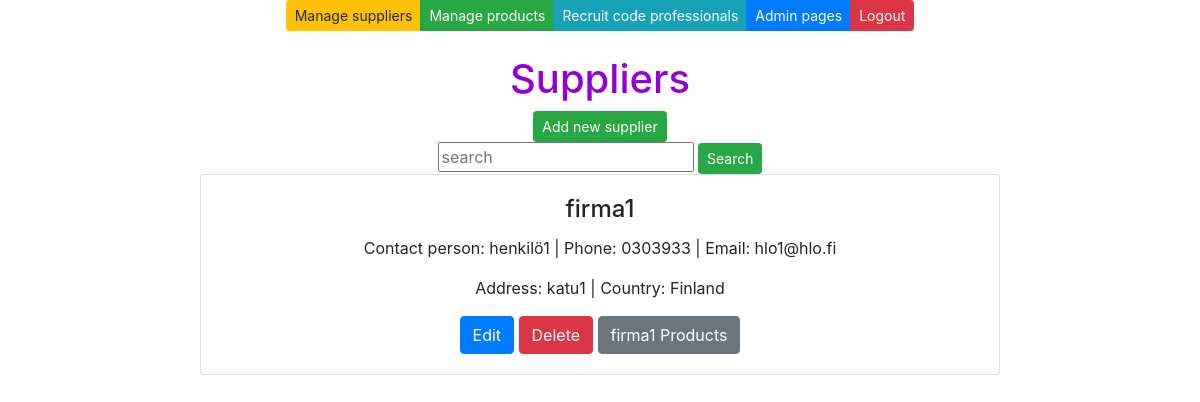
/suppliers/ (signed in), run on an earlier commit of the app's database.
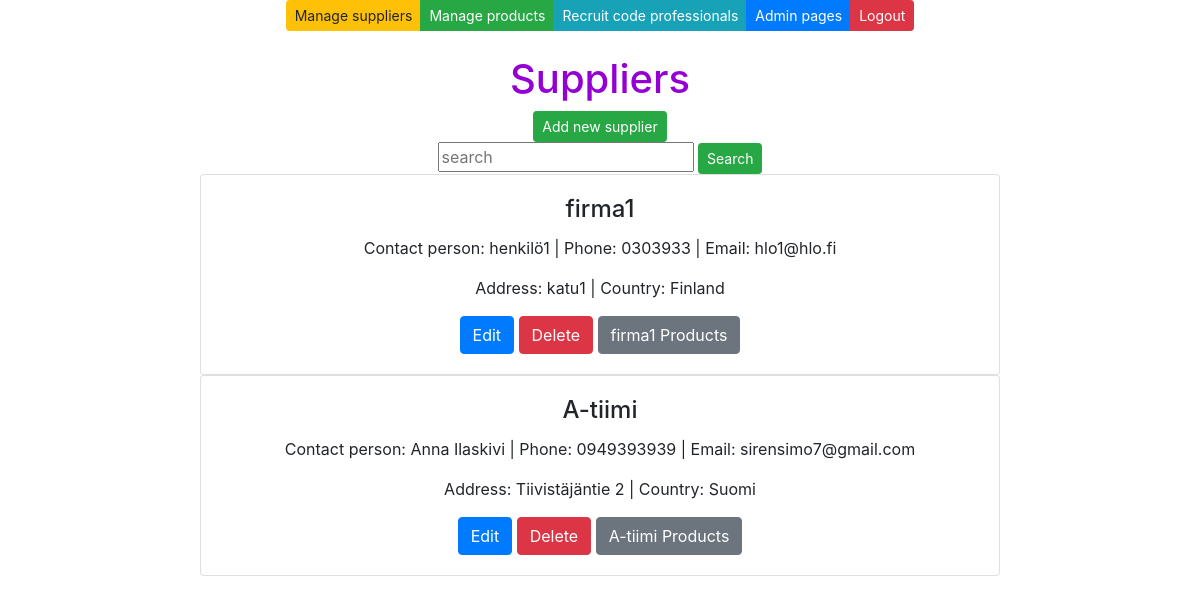
And on a later commit of the database.
### app/models.py (models this page shows, shortened)
class Supplier(models.Model):
    companyname = models.CharField(max_length = 50, default="firma")
    contactname = models.CharField(max_length = 50, default="firma")
    address = models.CharField(max_length = 100, default="firma")
    phone = models.CharField(max_length = 20, default="firma")
    email = models.CharField(max_length = 50, default="firma")
    country = models.CharField(max_length = 50, default="firma")

### app/views.py (the view)
# urls.py: path('suppliers/', supplierlistview),
def supplierlistview(request):
    if not request.user.is_authenticated:
        return render(request, 'loginpage.html')
    else:
        supplierlist = Supplier.objects.all()
        context = {'suppliers': supplierlist}
        return render (request, "supplierlist.html", context)

### app/templates/supplierlist.html (shortened to what this page needs)
{% extends 'index.html' %}
{% block content %}
<br />
<br />
<h1 style="color: darkviolet">Suppliers</h1>
<button id="add-btn" class="btn btn-success btn-sm" onclick="showaddform()">Add new supplier</button>
<form method="post" action="/search-suppliers/">
    <input class="card-text" type="text" placeholder="search" name="search">
    <input type="submit" value="Search" class="btn btn-success btn-sm" name="">
</form>
{% for s in suppliers %}
<div class="card" style="width: 50rem;">
    <div class="card-body">
        <h4 class="card-title">{{s.companyname}}</h4>
        <p class="card-text">Contact person: {{s.contactname}} | Phone: {{s.phone}} | Email: {{s.email}} </p>
        <p class="card-text">Address: {{s.address}} | Country: {{s.country}}</p>
        <a href="/edit-supplier-get/{{s.id}}/" class="btn btn-primary">Edit</a>
        <a href="/confirm-delete-supplier/{{s.id}}/" class="btn btn-danger">Delete</a>
        <a href="/products-by-supplier/{{s.id}}/" class="btn btn-secondary">{{s.companyname}} Products</a>
    </div>
</div>
{% empty %}
<div class="card" style="width: 50rem;">
    <div class="card-body">
        <p class="card-text">No suppliers found in the database</p>
    </div>
</div>
{%endfor%}
{% endblock %}

What changed in the data, as far as the page shows it:
added Supplier: companyname "A-tiimi", contactname "Anna Ilaskivi", phone "0949393939", email "sirensimo7@gmail.com", address "Tiivistäjäntie 2", country "Suomi"
